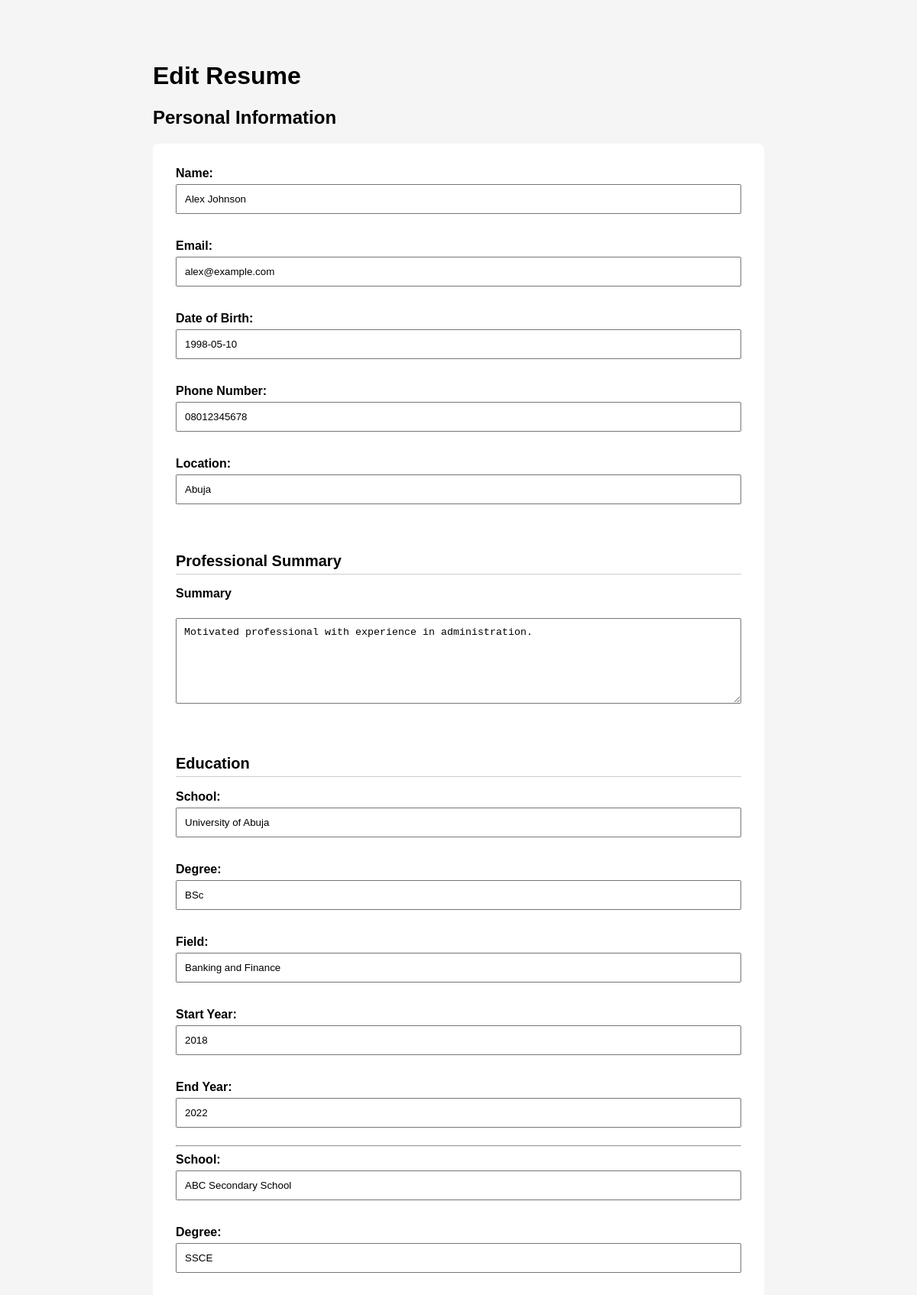
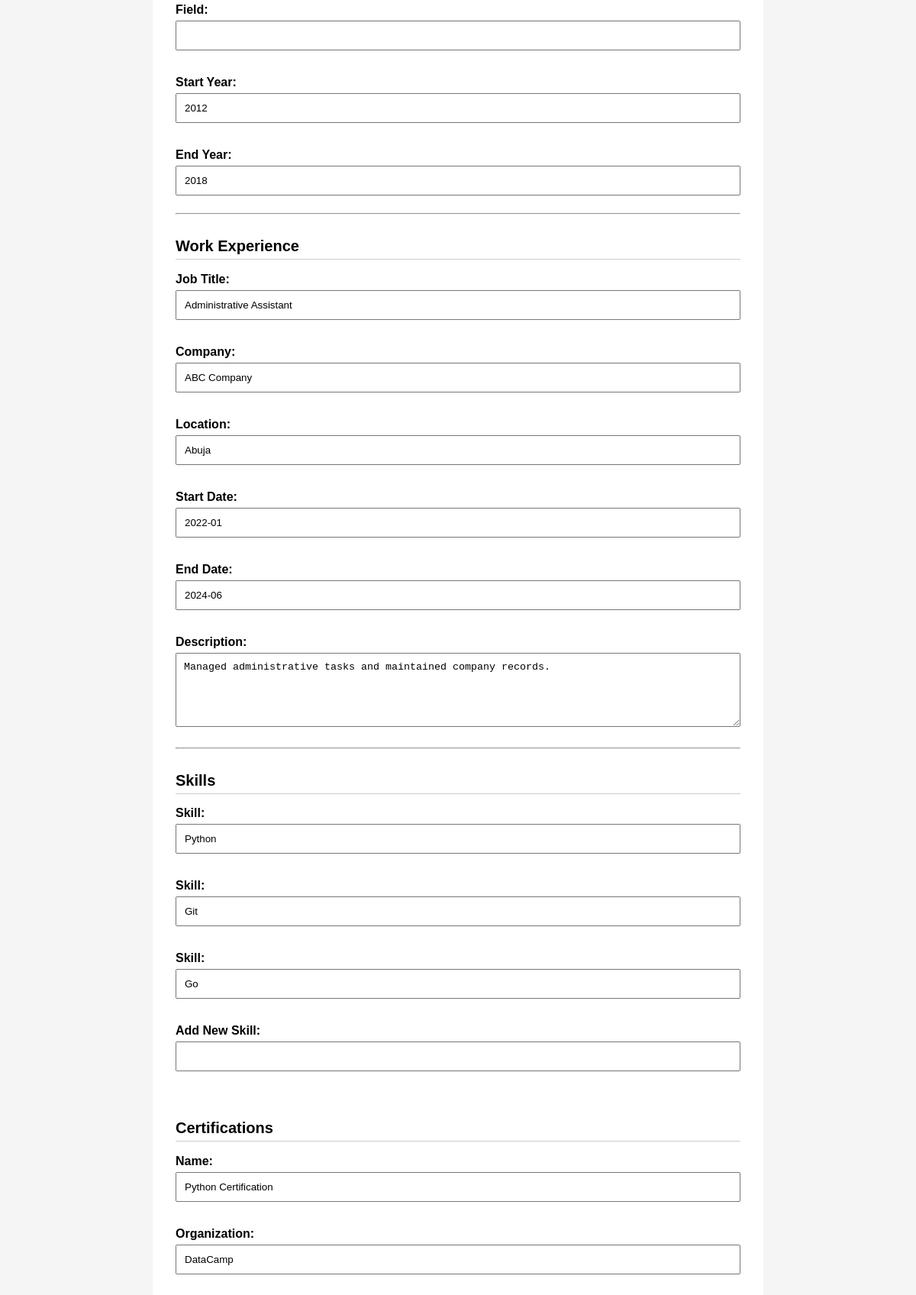
/edit/6 (upper part), run on the app's committed database (2 pictures, top to bottom).
### tables this page shows
CREATE TABLE resumes (
        id INTEGER PRIMARY KEY,
        name TEXT,
        date_of_birth TEXT,
        email TEXT,
        phone_number TEXT,
        location TEXT,
        summary TEXT
    , template TEXT DEFAULT 'professional', user_id INTEGER);

CREATE TABLE education (
        id INTEGER PRIMARY KEY,
        resume_id INTEGER,
        school TEXT,
        degree TEXT,
        field TEXT,
        start_year TEXT,
        end_year TEXT, education_type TEXT,
        FOREIGN KEY (resume_id) REFERENCES resumes(id)
    );

CREATE TABLE work_experience (
    id INTEGER PRIMARY KEY,
    resume_id INTEGER,
    job_title TEXT,
    company TEXT,
    location TEXT,
    start_date TEXT,
    end_date TEXT,
    description TEXT,
    FOREIGN KEY (resume_id) REFERENCES resumes(id)
    );

CREATE TABLE skills (
        id INTEGER PRIMARY KEY,
        resume_id INTEGER,
        skill TEXT,
        FOREIGN KEY (resume_id) REFERENCES resumes(id)
    );

CREATE TABLE certifications (
        id INTEGER PRIMARY KEY,
        resume_id INTEGER,
        name TEXT,
        organization TEXT,
        date TEXT,
        FOREIGN KEY (resume_id) REFERENCES resumes(id)
    );

### app.py (the view, shortened to what this page needs)
@app.route("/edit/<resume_id>", methods=["GET", "POST"])
def edit_resume(resume_id):
    resume = get_complete_resume(int(resume_id))
    if resume is None:
        return "Resume not found."
    return render_template(
        "edit_resume.html",
        resume=resume
    )

### database.py (called while the page is built)
def load_resume_from_database(resume_id):
    cursor.execute(
        """
        SELECT
            id,
            name,
            date_of_birth,
            email,
            phone_number,
            location,
            summary,
            template,
            user_id
        FROM resumes
        WHERE id = ?
        """,
        (resume_id,)
    )
    return cursor.fetchone()

def load_education(resume_id):
    cursor.execute(
        """
        SELECT
            id,
            school,
            degree,
            field,
            start_year,
            end_year
        FROM education
        WHERE resume_id = ?
        """,
        (resume_id,)
    )
    education_records = cursor.fetchall()
    education = []
    for record in education_records:
        education.append({
            "id": record[0],
            "school": record[1],
            "degree": record[2],
            "field": record[3],
            "start_year": record[4],
            "end_year": record[5]
        })
    return education

def load_work_experience(resume_id):
    cursor.execute(
        """
        SELECT
            id,
            job_title,
            company,
            location,
            start_date,
            end_date,
            description
        FROM work_experience
        WHERE resume_id = ?
        """,
        (resume_id,)
    )
    work_records = cursor.fetchall()
    work_experience = []
    for record in work_records:
        work_experience.append({
            "id": record[0],
            "job_title": record[1],
            "company": record[2],
            "location": record[3],
            "start_date": record[4],
            "end_date": record[5],
            "description": record[6]
        })
    return work_experience

def load_skills(resume_id):
    cursor.execute(
        """
        SELECT
            id,
            skill
        FROM skills
        WHERE resume_id = ?
        """,
        (resume_id,)
    )
    skill_records = cursor.fetchall()
    skills = []
    for record in skill_records:
        skills.append({
            "id": record[0],
            "skill": record[1]
        })
    return skills

### templates/edit_resume.html (shortened to what this page needs)
<!DOCTYPE html>
<html>
<head>
    <link
    rel="stylesheet"
    href="{{ url_for('static', filename='style.css') }}"
    >
</head>
<body>
    <h1>Edit Resume</h1>
    <h2>Personal Information</h2>
    <form method="POST" class="resume-form">
        <label>Name:</label>
        <input
            type="text"
            name="name"
            value="{{ resume['personal_information']['name'] }}"
        >
        <br><br>
        <label>Email:</label>
        <input
            type="email"
            name="email"
            value="{{ resume['personal_information']['email'] }}"
        >
        <br><br>
        <label>Date of Birth:</label>
        <input
            type="text"
            name="date_of_birth"
            value="{{ resume['personal_information']['date_of_birth'] }}"
        >
        <br><br>
        <label>Phone Number:</label>
        <input
            type="text"
            name="phone_number"
            value="{{ resume['personal_information']['phone_number'] }}"
        >
        <br><br>
        <label>Location:</label>
        <input
            type="text"
            name="location"
            value="{{ resume['personal_information']['location'] }}"
        >
        <br><br>
          <h2>Professional Summary</h2>
        <label>Summary</label>
        <br>
        <textarea
        name="summary"
        rows="6"
        cols="50"
        >{{  resume["summary"] }}</textarea>
        <br><br>
        <h2>Education</h2>
        {% for education in resume["education"] %}
        <label>School:</label>
        <input
        type="text"
        name="school_{{ education['id'] }}"
        value="{{ education['school'] }}"
        >
        <br><br>
        <label>Degree:</label>
        <input
        type="text"
        name="degree_{{ education['id'] }}"
        value="{{ education['degree'] }}"
        >
        <br><br>
        <label>Field:</label>
        <input
        type="text"
        name="field_{{ education['id'] }}"
        value="{{ education['field'] }}"
        >
        <br><br>
        <label>Start Year:</label>
        <input
        type="text"
        name="start_year_{{ education['id'] }}"
        value="{{ education['start_year'] }}"
         >
        <br><br>
        <label>End Year:</label>
        <input
        type="text"
        name="end_year_{{ education['id'] }}"
        value="{{ education['end_year'] }}"
        >
        <hr>
        {% endfor %}
        <h2>Work Experience</h2>
        {% for experience in resume["work_experience"] %}
        <label>Job Title:</label>
        <input
        type="text"
        name="job_title_{{ experience['id'] }}"
        value="{{ experience['job_title'] }}"
        >
        <br><br>
        <label>Company:</label>
        <input
        type="text"
        name="company_{{ experience['id'] }}"
        value="{{ experience['company'] }}"
        >
        <br><br>
        <label>Location:</label>
        <input
        type="text"
        name="work_location_{{ experience['id'] }}"
        value="{{ experience['location'] }}"
        >
        <br><br>
        <label>Start Date:</label>
        <input
        type="text"
        name="start_date_{{ experience['id'] }}"
        value="{{ experience['start_date'] }}"
        >
        <br><br>
        <label>End Date:</label>
        <input
        type="text"
        name="end_date_{{ experience['id'] }}"
        value="{{ experience['end_date'] }}"
        >
        <br><br>
        <label>Description:</label>
        <textarea
        name="description_{{ experience['id'] }}"
        rows="5"
        cols="50"
        >{{ experience['description'] }}</textarea>
        <hr>
        {% endfor %}
        <h2>Skills</h2>
{% for skill in resume["skills"] %}
<label>Skill:</label>
<input
    type="text"
    name="skill_{{ skill['id'] }}"
    value="{{ skill['skill'] }}"
>
<br><br>
{% endfor %}
<label>Add New Skill:</label>
<input
    type="text"
    name="new_skill"
>
<br><br>
        <h2>Certifications</h2>
{% for certification in resume["certifications"] %}
    <label>Name:</label>
    <input
        type="text"
        name="certification_name_{{ certification['id'] }}"
        value="{{ certification['name'] }}"
    >
    <br><br>
    <label>Organization:</label>
    <input
        type="text"
        name="certification_organization_{{ certification['id'] }}"
        value="{{ certification['organization'] }}"
    >
    <br><br>
    <br><br>
{% endfor %}
    </form>
</body>
</html>

### static/style.css (style rules this page uses)
body { font-family: Arial, sans-serif; max-width: 800px; margin: 40px auto; background-color: #f5f5f5; padding: 20px; }
.resume-form { background-color: white; padding: 30px; border-radius: 8px; }
.resume-form label { display: block; margin-bottom: 5px; font-weight: bold; }
.resume-form input, .resume-form textarea { width: 100%; padding: 10px; margin-bottom: 15px; box-sizing: border-box; }
.resume-form h2 { border-bottom: 1px solid #ccc; padding-bottom: 5px; margin-top: 30px; font-size: 20px; }

### data on the page
resumes: name "Alex Johnson", email "alex@example.com", date_of_birth "1998-05-10", phone_number "08012345678", location "Abuja", summary "Motivated professional with experience in administration."
education: school "University of Abuja", degree "BSc", field "Banking and Finance", start_year "2018", end_year "2022"
education: school "ABC Secondary School", degree "SSCE", start_year "2012", end_year "2018"
work_experience: job_title "Administrative Assistant", company "ABC Company", location "Abuja", start_date "2022-01", end_date "2024-06", id "Managed administrative tasks and maintained company records."
skills: skill "Python"
skills: skill "Git"
skills: skill "Go"
certifications: name "Python Certification", organization "DataCamp"
